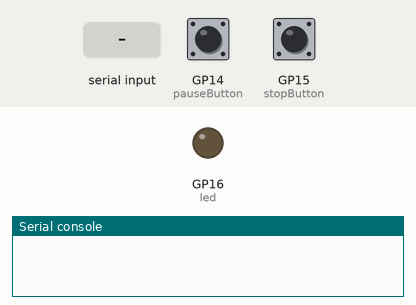
The program below on a simulated Raspberry Pi Pico running CircuitPython. On the bench: output pins drawn as LEDs (lit = HIGH), the last lines printed to the serial console. The test bench sets the inputs (shaded band); at power-on: GP14 (pauseButton) HIGH, GP15 (stopButton) HIGH. USB keyboard and mouse output is not drawn.

Above: at 1.2 s.
1.3 s: GP14 (pauseButton) pulled LOW for 0.15 s
At 2.1 s:
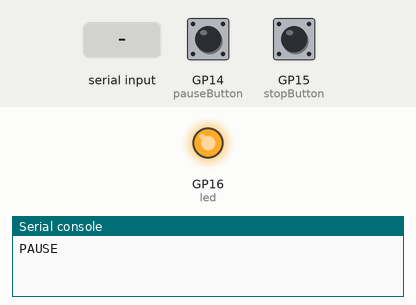
2.9 s: GP15 (stopButton) pulled LOW for 0.15 s
At 4.1 s:
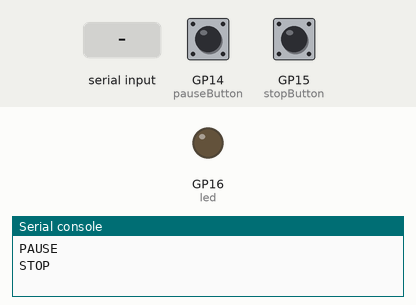
4.9 s: "RELEASE_ALL\n" received over the second serial link
6.4 s: GP14 (pauseButton) pulled LOW for 1 s
8.9 s: GP14 (pauseButton) pulled LOW for 3.2 s
At 10.2 s:
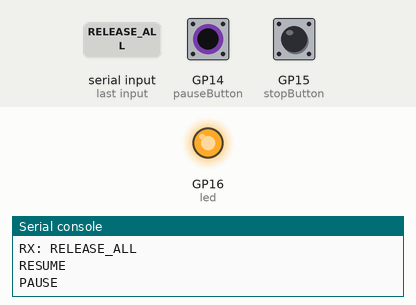
13.6 s: "PRESS\n" received over the second serial link
Timing chart, 0 to 16.1 s (numbered marks = the images above; inputs shaded):
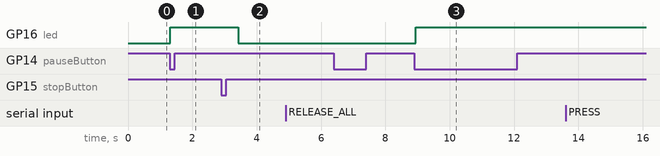

The program:

code.py
```python
import time
import usb_cdc
import usb_hid
import board
import digitalio
from adafruit_hid.keyboard import Keyboard
from adafruit_hid.keycode import Keycode

# LED on GP16
led = digitalio.DigitalInOut(board.GP16)
led.direction = digitalio.Direction.OUTPUT

# Stop button on GP15
stopButton = digitalio.DigitalInOut(board.GP15)
stopButton.direction = digitalio.Direction.INPUT
stopButton.pull = digitalio.Pull.UP

# Pause button on GP14
pauseButton = digitalio.DigitalInOut(board.GP14)
pauseButton.direction = digitalio.Direction.INPUT
pauseButton.pull = digitalio.Pull.UP

kbd = Keyboard(usb_hid.devices)
serial = usb_cdc.data

KEY_MAP = {
    "A": Keycode.A,
    "B": Keycode.B,
    "THREE": Keycode.THREE,
    "FOUR": Keycode.FOUR,
    "SPACE": Keycode.SPACE,
    "RIGHT_ALT": Keycode.RIGHT_ALT,
}

stopButton_prev = True
pauseButton_prev = True
paused = False

while True:

    #  Stop button (falling edge)
    stopButton_state = stopButton.value
    if not stopButton_state and stopButton_prev:
        kbd.release_all()
        serial.write(b"STOP\n")
        led.value = True
        time.sleep(0.5)
        led.value = False
    stopButton_prev = stopButton_state

    #  Pause button (falling edge toggles pause)
    pauseButton_state = pauseButton.value
    if not pauseButton_state and pauseButton_prev:
        paused = not paused
        if paused:
            kbd.release_all()
            serial.write(b"PAUSE\n")
            led.value = True   # LED on while paused
        else:
            serial.write(b"RESUME\n")
            led.value = False
    pauseButton_prev = pauseButton_state

    #  serial commands
    if serial.in_waiting > 0:
        command = serial.readline().decode().strip().upper()
        print("RX:", command)

        parts = command.split()

        if paused:
            pass
        else:
            led.value = True

            if len(parts) == 1:
                if parts[0] == "RELEASE_ALL":
                    kbd.release_all()

            elif len(parts) == 2:
                action = parts[0]
                key = parts[1]

                if key not in KEY_MAP:
                    print("Unknown key:", key)
                    led.value = False
                    continue

                keycode = KEY_MAP[key]

                if action == "PRESS":
                    kbd.press(keycode)
                elif action == "RELEASE":
                    kbd.release(keycode)
                elif action == "TAP":
                    kbd.press(keycode)
                    time.sleep(0.13)
                    kbd.release(keycode)
                else:
                    print("Unknown action:", action)

            led.value = False

    time.sleep(0.1)
```

Measured:
- after the input at 1.3 s, GP16 (led): LOW → HIGH at once
- after the input at 2.9 s, GP16 (led): HIGH → LOW after 0.52 s
- after the input at 8.9 s, GP16 (led): LOW → HIGH at once
